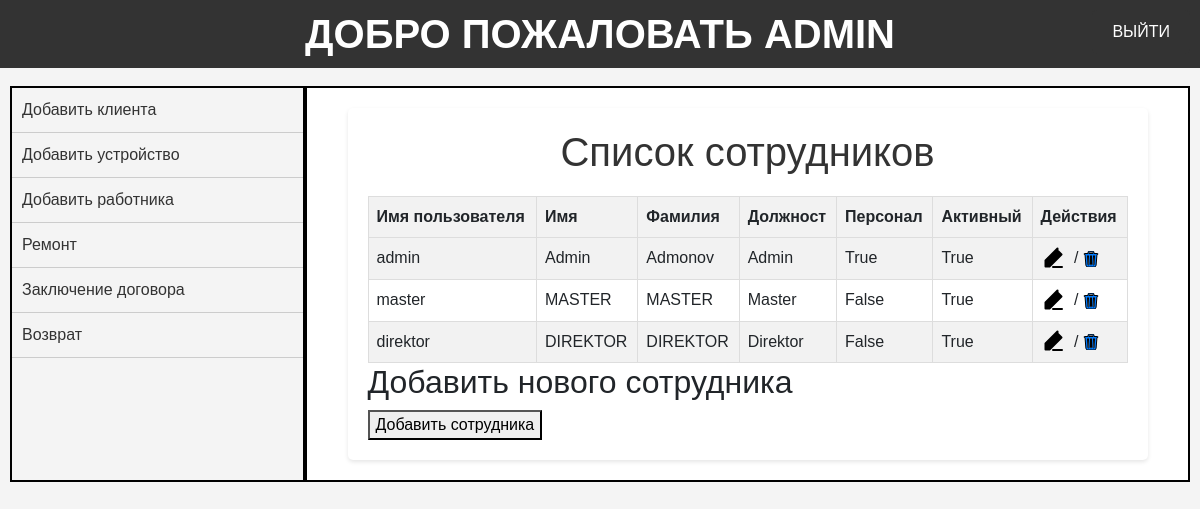
Screenshot of /ishchilar/ (signed in) with the database file from the repository.
### rental/models.py (models this page shows, shortened)
class CustomUser(AbstractUser):
    ism = models.CharField(max_length=255)
    familiya = models.CharField(max_length=255)
    lavozimi = models.CharField(max_length=255)
    username = models.CharField(max_length=255, unique=True)
    password = models.CharField(max_length=255)
    is_staff = models.BooleanField(default=False)
    is_active = models.BooleanField(default=True)

### rental/views.py (the view)
# urls.py: path('ishchilar/', IshchiView.as_view(), name='ishchilar'),
class IshchiView(LoginRequiredMixin, View):
    def get(self, request):
        ishchi = CustomUser.objects.all()
        return render(request, 'ishchi.html', {'ishchi': ishchi})

### templates/ishchi.html (shortened to what this page needs)
{% extends 'home.html' %}
{% block content %}
<html lang="ru">
<head>
</head>
<body>
    <div class="container">
        <h1>Список сотрудников</h1>
        <table>
            <tr>
                <th>Имя пользователя</th>
                <th>Имя</th>
                <th>Фамилия</th>
                <th>Должност</th>
                <th>Персонал</th>
                <th>Активный</th>
                <th>Действия</th>
            </tr>
            {% for user in ishchi %}
            <tr>
                <td>{{ user.username }}</td>
                <td>{{ user.ism }}</td>
                <td>{{ user.familiya }}</td>
                <td>{{ user.lavozimi }}</td>
                <td>{{ user.is_staff }}</td>
                <td>{{ user.is_active }}</td>
                <td class="action-links">
                    <a href="{% url 'ishchi_edit' user.id %}"></a>
                    /
                    <a href="{% url 'ishchi_delete' user.id %}"></a>
                </td>
            </tr>
            {% endfor %}
        </table>
        <h2>Добавить нового сотрудника</h2>
        <form method="post" action="{% url 'ishchi_qoshish' %}">
            <button type="submit">Добавить сотрудника</button>
        </form>
    </div>
</body>
</html>
{% endblock %}

### templates/home.html (shortened to what this page needs)
<!DOCTYPE html>
{%load static%}
<html lang="en">
<head>
    <link rel="stylesheet" href="https://stackpath.bootstrapcdn.com/bootstrap/4.5.2/css/bootstrap.min.css">
</head>
<body>
    <h1 class="title"> Добро пожаловать {{request.user.username}}</h1>
    <a href="{% url 'logout'%}">ВЫЙТИ</a>
    <main class="layout">
        <section class="first">
            {% if request.user.lavozimi == "Admin"%}
            <ul>
                <li><a href="{% url 'mijoz'%}">Добавить клиента</a></li>
                <li><a href="{% url 'qurilmalar'%}">Добавить устройство</a></li>
                <li><a href="{% url 'ishchilar'%}">Добавить работника</a></li>
                <li><a href="{% url 'tamirlash'%}">Ремонт</a></li>
                <li><a href="{% url 'prokot'%}">Заключение договора</a></li>
                <li><a href="{% url 'qaytarish'%}">Возврат</a></li>
            </ul>
            {%endif%}
        </section>
        <section class="second">
            {%block content%}
            {%endblock content%}
        </section>
    </main>
</body>
</html>

### templates/ishchi.html (style rules this page uses)
body { font-family: Arial, sans-serif; background-color: #f4f4f4; margin: 0; padding: 0; }
.container { max-width: 800px; margin: 0 auto; padding: 20px; background-color: #fff; border-radius: 5px; box-shadow: 0 2px 4px rgba(0, 0, 0, 0.1); }
h1 { color: #333; text-align: center; }
table { width: 100%; border-collapse: collapse; margin-top: 20px; }
th, td { border: 1px solid #ddd; padding: 8px; text-align: left; }
th { background-color: #f2f2f2; }
tr:nth-child(even) { background-color: #f2f2f2; }
.action-links a { margin-right: 5px; }

### rows the page displays
CustomUser: user.username "ADMIN", username "admin", ism "Admin", familiya "Admonov", lavozimi "Admin", is_staff "True", is_active "True"
CustomUser: username "master", ism "MASTER", familiya "MASTER", lavozimi "Master", is_staff "False", is_active "True"
CustomUser: username "direktor", ism "DIREKTOR", familiya "DIREKTOR", lavozimi "Direktor", is_staff "False", is_active "True"
